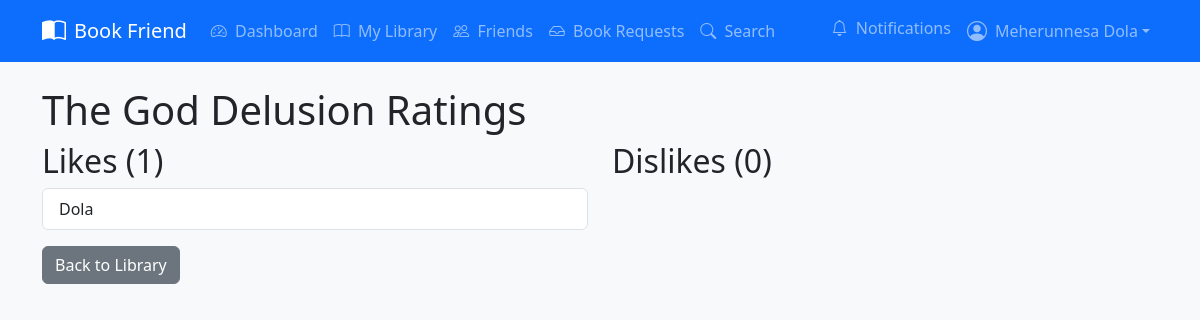
Page /books/2/ratings/ (signed in) on the earlier database version.
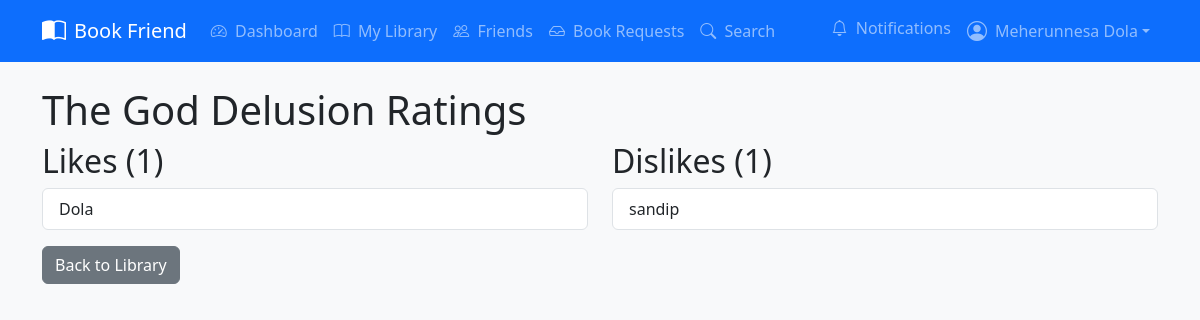
Same page on the later database version.
### Core/models.py (models this page shows, shortened)
class BookRating(models.Model):
    RATING_CHOICES = [
        ('like', 'Like'),
        ('dislike', 'Dislike'),
    ]
    user = models.ForeignKey(User, on_delete=models.CASCADE)
    book = models.ForeignKey(Book, on_delete=models.CASCADE)
    rating = models.CharField(max_length=7, choices=RATING_CHOICES)
    created_at = models.DateTimeField(auto_now_add=True)
    class Meta:
        unique_together = ['user', 'book']

class Book(models.Model):
    CONDITION_CHOICES = [
        ('new', 'New'),
        ('like_new', 'Like New'),
        ('good', 'Good'),
        ('fair', 'Fair'),
        ('poor', 'Poor'),
    ]
    owner = models.ForeignKey(User, on_delete=models.CASCADE)
    title = models.CharField(max_length=200)
    author = models.CharField(max_length=200)
    genre = models.CharField(max_length=100)
    condition = models.CharField(max_length=20, choices=CONDITION_CHOICES)
    cover_image = models.ImageField(upload_to='book_covers/', blank=True)
    description = models.TextField(blank=True)
    available = models.BooleanField(default=True)
    created_at = models.DateTimeField(auto_now_add=True)
    def like_count(self):
        return self.bookrating_set.filter(rating='like').count()
    def dislike_count(self):
        return self.bookrating_set.filter(rating='dislike').count()

### Core/views.py (the view)
# urls.py: path("books/<int:book_id>/ratings/", views.book_ratings, name="book_ratings"),
@login_required
def book_ratings(request, book_id):
    book = get_object_or_404(Book, id=book_id)
    likes = book.bookrating_set.filter(rating='like')
    dislikes = book.bookrating_set.filter(rating='dislike')
    context = {
        'book': book,
        'likes': likes,
        'dislikes': dislikes,
    }
    return render(request, 'core/books/book_ratings.html', context)

### Core/context_processors.py (called while the page is built)
def notification_count(request):
    if request.user.is_authenticated:
        unread_count = Notification.objects.filter(user=request.user, read=False).count()
        return {'unread_notifications': unread_count}
    return {'unread_notifications': 0}

### templates/core/books/book_ratings.html (shortened to what this page needs)
{% extends 'core/base.html' %}
{% load static %}
{% block content %}
<div class="container">
    <h1>{{ book.title }} Ratings</h1>
    <div class="row">
        <div class="col-md-6">
            <h2>Likes ({{ book.like_count }})</h2>
            <ul class="list-group">
                {% for rating in likes %}
                <li class="list-group-item">{{ rating.user.username }}</li>
                {% endfor %}
            </ul>
        </div>
        <div class="col-md-6">
            <h2>Dislikes ({{ book.dislike_count }})</h2>
            <ul class="list-group">
                {% for rating in dislikes %}
                <li class="list-group-item">{{ rating.user.username }}</li>
                {% endfor %}
            </ul>
        </div>
    </div>
    <a href="{% url 'core:library' username=book.owner.username %}" class="btn btn-secondary mt-3">Back to Library</a>
</div>
{% endblock %}

Differences in the rows shown:
computed for Book "The God Delusion": dislike_count "0" → "1"
added BookRating: user.username "sandip", shown under "Dislikes (1)"
